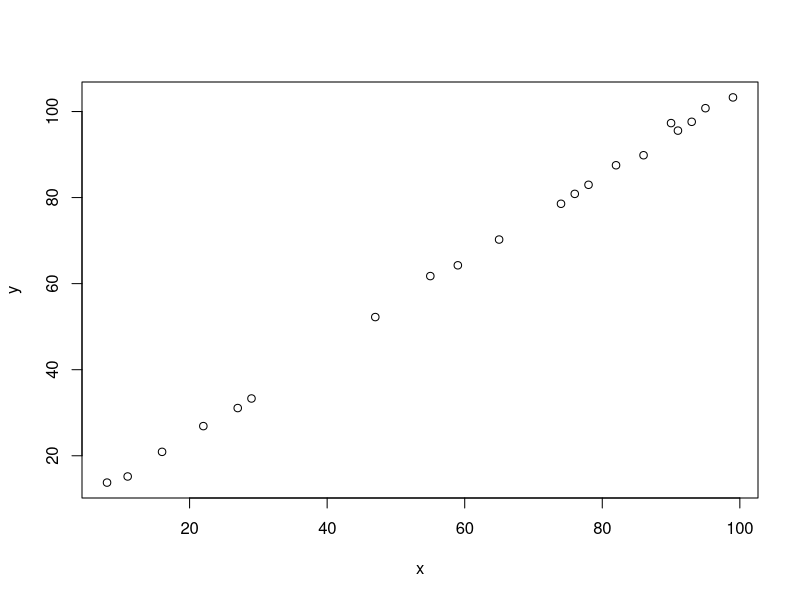
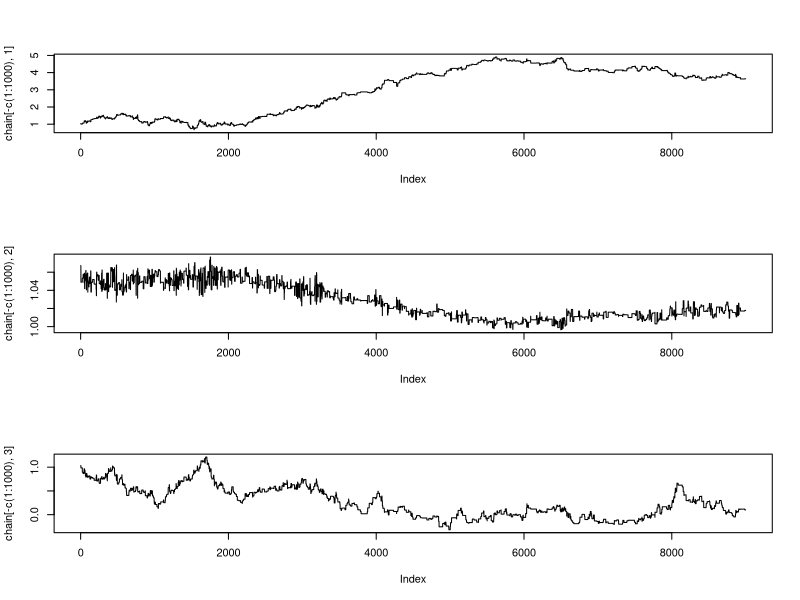
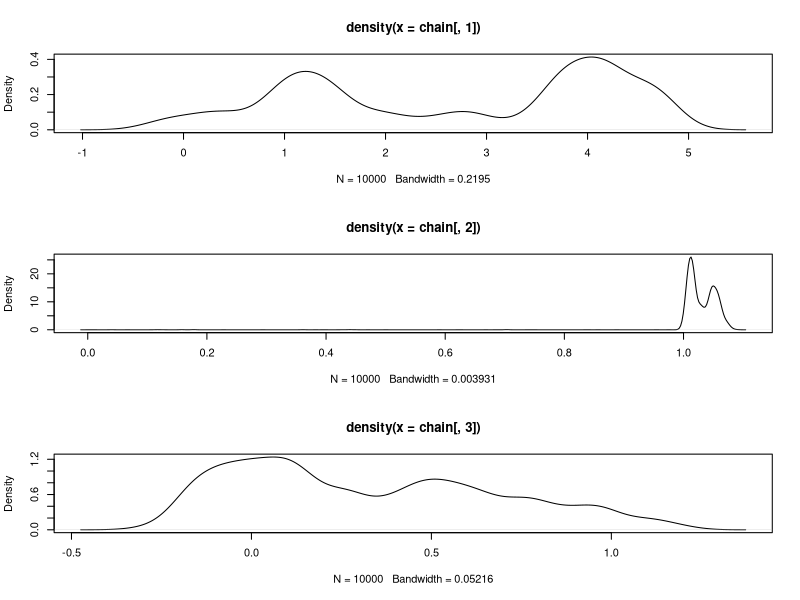
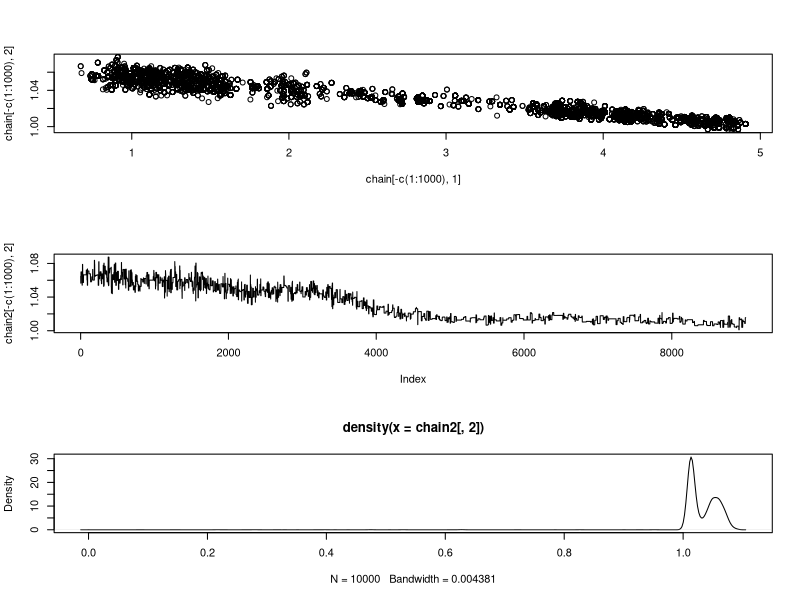

Recreate these plots in R, in order.
## ---- chunk 1
knitr::opts_chunk$set(echo = TRUE)
## ---- chunk 2
# I want my data points to range from 5 to 100. 
set.seed(100)
#making a range of values that x could be pulled from. 
range <- seq(from=5, to =100, by =1)
#taking a subset of range values for x
x <- sample(x= range, size =20)
#variables of the regression of my fake data
slope <- 1
intercept <- 5
#assigning y values for these x's
y <- intercept + slope*x + rnorm(n=20, mean =0, sd =1)
plot(x,y)

## ---- chunk 3
regpost <- function(P, x, y) {
	yhat <- P[1] + P[2] *x
	prior <-  sum(dnorm(P[1], mean =0, sd=10, log=TRUE),
	          dnorm(P[2], mean=0, sd=10, log=TRUE),
	          dnorm(P[3], mean=0, sd=1, log=TRUE))
		#sum is positive here, we're maximizing the log likelihood
	like <-  sum(dnorm(y, mean = yhat, sd = exp(P[3]), log= TRUE))
	post <- like+prior
	return(post)
}

## ---- chunk 4
P = c(3,1,1)
prob <- regpost(P= P, x=x, y=y)
print(prob)
## ---- chunk 5
steps <- 10000
scale <- 0.05

chain <- matrix(nrow = steps, ncol= 3)

chain[1,] <- c(0, 0, 0)

for (i in 2: length(chain[,1])) {
 
  intercept <- rnorm(n = 1, mean = chain[i-1,1], sd= scale) 
  slope <- rnorm(n = 1, mean = chain[i-1,2], sd= scale) 
  error <- rnorm(n = 1, mean = chain[i-1,3], sd= scale) 
  params <- c(intercept, slope, error)
  
	poststar <- regpost(P = params, x, y)
	
	postchain <- regpost(P = chain[i-1,], x, y)

	R <- exp(poststar - postchain)

	Rprob <- runif(1)
#don't use ifelse() here! It will break it. 
	chain[i,] <- if (R < Rprob){chain[i-1,]} else{c(intercept, slope, error)}

}
## ---- chunk 6
#reporting acceptance for each column individually 
intercept_acceptance <- 1- mean(duplicated(chain[,1]))
slope_acceptance <- 1- mean(duplicated(chain[,2]))
error_acceptance <- 1- mean(duplicated(chain[,3]))
                            
#printing these acceptance rates
print(intercept_acceptance)
print(slope_acceptance)
print(error_acceptance)
## ---- chunk 7
#plotting all parameters from the model; ommitting burn in
par(mfrow=c(3,1))
plot(chain[-c(1:1000),1], type='l')
plot(chain[-c(1:1000),2], type='l')
plot(chain[-c(1:1000),3], type='l')
## ---- chunk 8
plot(density(chain[,1]))
plot(density(chain[,2]))
plot(density(chain[,3]))

intercept_95_cred <- NA
intercept_95_cred <- c(quantile(chain[,1], c(0.025)), quantile(chain[,1], c(0.975)))
slope_95_cred <- NA
slope_95_cred <- c(quantile(chain[,2], c(0.025)) , quantile(chain[,2], c(0.975)))

print(intercept_95_cred)
print(slope_95_cred)
## ---- chunk 9
plot(x= chain[-c(1:1000),1], y= chain[-c(1:1000),2])
## ---- chunk 10
canned <- lm(y~x)
summary(canned)
## ---- chunk 11
confint(canned, 'x' , level= 0.95)
## ---- chunk 12
#changing all priors to have a sd of 1
priortest <- function(P, x, y) {
	yhat <- P[1] + P[2] *x
	prior <-  sum(dnorm(P[1], mean =0, sd=1, log=TRUE),
	          dnorm(P[2], mean=0, sd=1, log=TRUE),
	          dnorm(P[3], mean=0, sd=1, log=TRUE))
		#sum is positive here, we're maximizing the log likelihood
	like <-  sum(dnorm(y, mean = yhat, sd = exp(P[3]), log= TRUE))
	post <- like+prior
	return(post)
}

#P[1] equals intecept, P[2] is slope and P[3] is error term
steps <- 10000
scale <- 0.05

chain2 <- matrix(nrow = steps, ncol= 3)

chain2[1,] <- c(0, 0, 0)

for (i in 2: length(chain2[,1])) {
 
  intercept <- rnorm(n = 1, mean = chain2[i-1,1], sd= scale) 
  slope <- rnorm(n = 1, mean = chain2[i-1,2], sd= scale) 
  error <- rnorm(n = 1, mean = chain2[i-1,3], sd= scale) 
  params <- c(intercept, slope, error)
  
	poststar <- priortest(P = params, x, y)
	
	postchain2 <- priortest(P = chain2[i-1,], x, y)

	R <- exp(poststar - postchain2)

	Rprob <- runif(1)

	chain2[i,] <- if (R < Rprob){chain2[i-1,]} else{c(intercept, slope, error)}

}
intercept_acceptance_2 <- 1- mean(duplicated(chain2[,2]))
print(intercept_acceptance_2)

plot(chain2[-c(1:1000),2], type='l')
plot(density(chain2[,2]))

slope_95_cred_2 <- NA
slope_95_cred_2 <- c(quantile(chain2[,2], c(0.025)) , quantile(chain2[,2], c(0.975)))

print(slope_95_cred_2)
